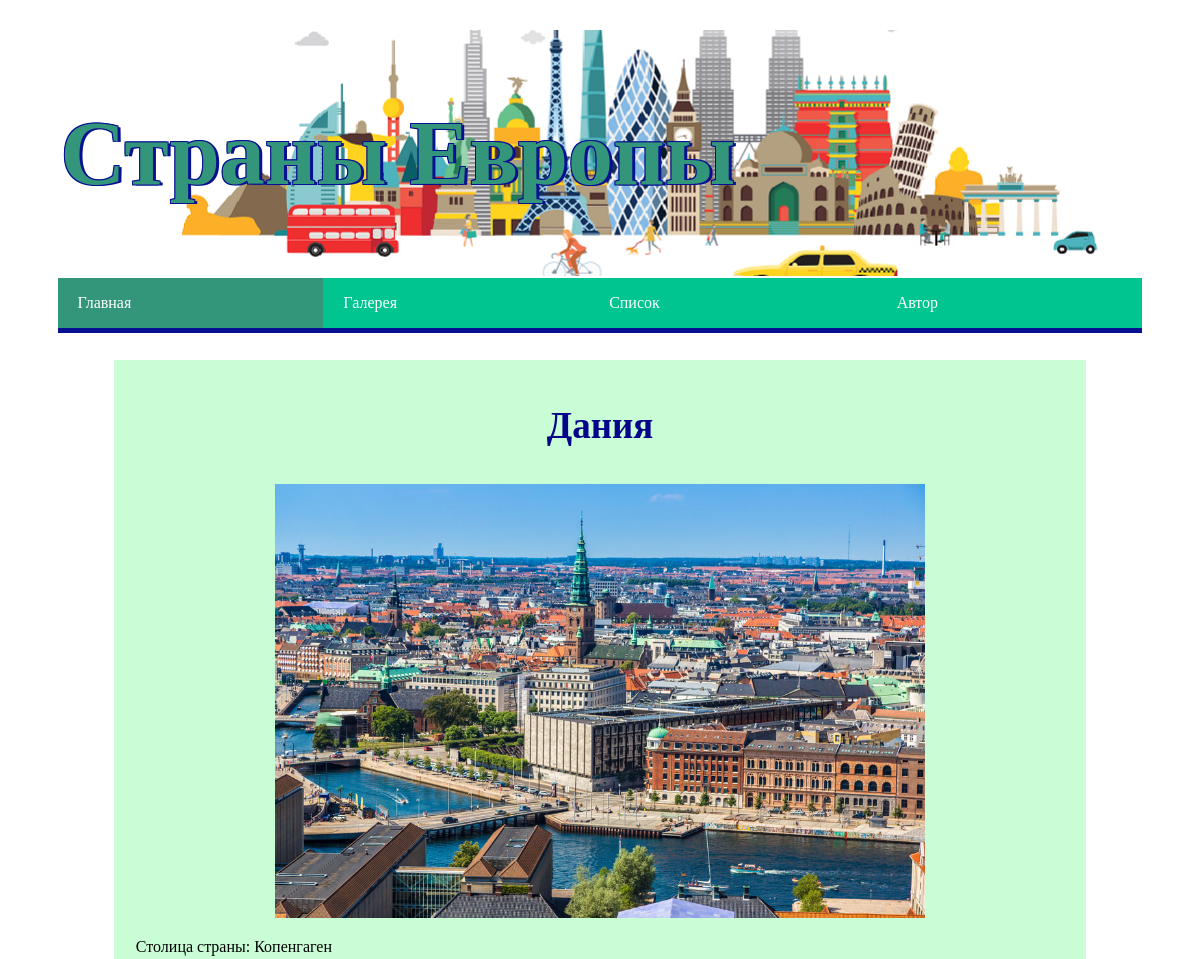
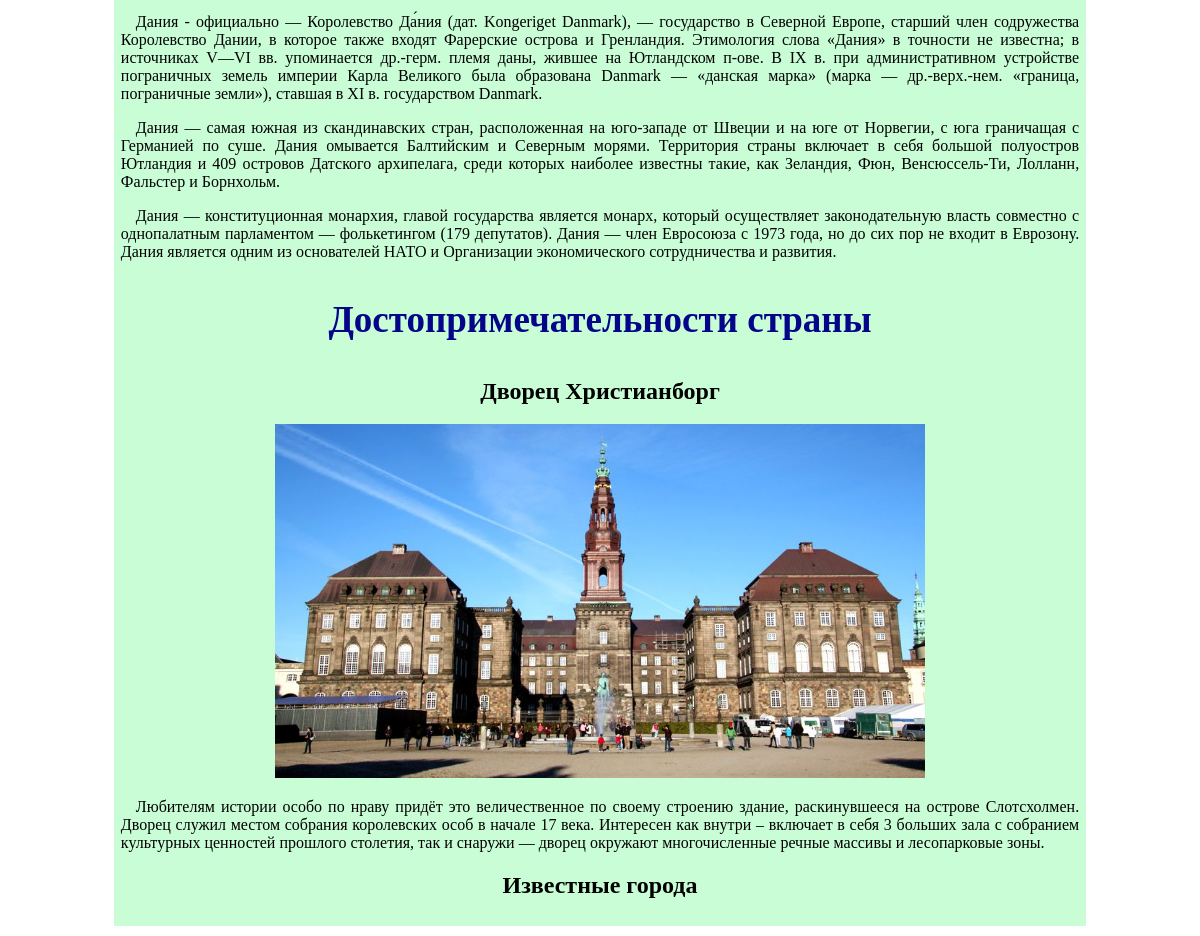
Screenshot of /index-DNK.php with the database file from the repository (2 pictures, top to bottom).
### tables this page shows
CREATE TABLE `country` (
  `Code` CHAR(3) NOT NULL DEFAULT '',
  `Name` CHAR(52) NOT NULL DEFAULT '',
  `Capital` CHAR(52) NOT NULL DEFAULT '',
  PRIMARY KEY (`Code`)
);

CREATE TABLE `countryinfo` (
  `CountryCode` CHAR(3) NOT NULL DEFAULT '',
  `Text` TEXT(2000) NOT NULL DEFAULT '',
  `OrderText` INT(3) DEFAULT NULL,
  KEY `CountryCode` (`CountryCode`),
  CONSTRAINT `countryinfo_ibfk_1` FOREIGN KEY (`CountryCode`) REFERENCES `country` (`Code`)
);

CREATE TABLE `countryattraction` (
  `CountryCode` CHAR(3) NOT NULL DEFAULT '',
  `Text` TEXT(2000) NOT NULL DEFAULT '',
  `OrderText` INT(3) DEFAULT NULL,
  KEY `CountryCode` (`CountryCode`),
  CONSTRAINT `countryattraction_ibfk_1` FOREIGN KEY (`CountryCode`) REFERENCES `country` (`Code`)
);

### index-DNK.php (the view, shortened to what this page needs)
<!DOCTYPE html>
 <html lang="ru">
    <head>
		<link rel="stylesheet" href="style.css">
	</head>
 <body align="center">
	<div class="container">
	 <table align="center">
	 <tr>
		 <table align="center" class="main-table1">
			<tr>
			<th class="th-header">
			 <h1 class="header-text">Страны Европы
			 </h1>
			</th>
			</tr>
		 </table>
		 <div id="site_navigation" class="site-navigation">
			 <div id="main_menu" class="main-menu">
			 <ul class="menu">
				<li class="first leaf"><a href="index.php" title="Журнал" class="item active">Главная</a></li>
				<li class="leaf"><a href="index2.php" title="Журнал" class="item">Галерея</a></li>
				<li class="leaf"><a href="index3.php" title="Журнал" class="item">Список</a></li>
				<li class="last leaf"><a href="index4.php" title="Журнал" class="item">Автор</a></li>
			 </ul>
			 </div>
		 </div>
		<table align="center" class="main-table-country">
		<tr>
			<td class="main-page-text" rowspan="4">
				<h3>Дания</h3>
				<img class="img-country" src="denmark-1.jpg"></img>
				<p>
					<?php
					  $mysqli = new mysqli("localhost", "nkarabanova", "Naty2307", "newSql");
					  mysqli_set_charset($mysqli, 'utf8');
					  $query = "select * from country where Code =  'DNK'";
					  $result = $mysqli->query($query);
					  while($row = $result->fetch_array(MYSQLI_ASSOC)) {
					    echo "<p>Столица страны: ".$row["Capital"]."</p>";
					  }
					?>
				</p>
					<?php
					  $mysqli = new mysqli("localhost", "nkarabanova", "Naty2307", "newSql");
					  mysqli_set_charset($mysqli, 'utf8');
					  $query = "select * from countryinfo where  CountryCode =  'DNK' order by OrderText";
					  $result = $mysqli->query($query);
					  while($row = $result->fetch_array(MYSQLI_ASSOC)) {
					    echo "<p>".$row["Text"]."</p>";
					  }
					?>
					<h3>Достопримечательности страны</h3>
					<h2>Дворец Христианборг</h2>
					<img class="img-country" src="denmark-2.jpg"></img>
					<?php
					  $mysqli = new mysqli("localhost", "nkarabanova", "Naty2307", "newSql");
					  mysqli_set_charset($mysqli, 'utf8');
					  $query = "select * from countryattraction where  CountryCode = 'DNK' order by OrderText";
					  $result = $mysqli->query($query);
					  while($row = $result->fetch_array(MYSQLI_ASSOC)) {
					    echo "<p>".$row["Text"]."</p>";
					  }
					?>
				<h2>Известные города</h2>
			</td>
		</tr>
		</table>
	 </table>
	 </div>
 </body>
 </html>

### style.css (style rules this page uses)
body { background-color: #fff; }
body a { color: #02aace; text-decoration: none; }
a { outline: 0; }
h3 { font-size: 37px; color: #05058a; }
p { text-indent: 15px; text-align: justify; }
ul.menu { border: none; list-style: none; text-align: left; width: 100%; }
ul.menu li { margin: 0; padding: 0; }
ul li.leaf { list-style-image: url(/misc/menu-leaf.png); list-style-type: square; }
ul.menu li { margin: 0 0 0 0.5em; }
li.expanded, li.collapsed, li.leaf { padding: 0.2em 0.5em 0 0; margin: 0; }
a.active, a.active:hover { background-color: #33967b; color: #fff; }
.leaf { width: 24.5%; }
.img-country { width: 80% }
@media (min-width: 800px) and (max-width: 2400px) { .th-header { background: url(eur_header.png) repeat-y 25% 80%; } }
@media (min-width: 800px) and (max-width: 2400px) { .main-page-text { width: 700px; } }
@media (min-width: 800px) and (max-width: 2400px) { .img-country { width: 650px; } }
.last { float: right!important; }
.container { background: #fff; padding: 20px 20px 0; margin: 10px auto; margin: 0 auto; width: 95%; box-sizing: border-box; -moz-box-sizing: border-box; -webkit-box-sizing: border-box; }
.main-table1 { width: 100%; height:250px; }
.main-page-text { padding: 7px; background-color: #b4fdc7b8; }
.main-table-country { width: 90%; }
.header-text { font-size: 90px; color: #33967b; text-align: justify; text-shadow: #061090 3px 1px 0, #061090 -1px -1px 0, #061090 -1px 1px 0, #061090 1px -1px 0; }
.site-navigation { background: #00c590; margin: 0 0 25px; min-height: 50px; border-bottom: 5px solid #061090; }
#main_menu > ul { float: left; }
#main_menu > ul, #main-menu > ul * { margin: 0; padding: 0; list-style: none; }
#site_navigation #main_menu > ul li { display: block; float: left; height: 45px; line-height: 50px; }
#main_menu > ul li { position: relative; white-space: nowrap; -webkit-transition: background .2s; transition: background .2s; }
#main_menu > ul, #main_menu > ul * { margin: 0; padding: 0; list-style: none; }
#site_navigation #main_menu > ul a { padding: 0 20px; color: #fff; font-weight: 400; text-decoration: none; text-align: left; cursor: pointer; }
#main_menu > ul a { zoom: 1; }
#main_menu > ul a { display: block; position: relative; }

### rows the page displays
country: Capital "Копенгаген"
countryinfo: Text "Дания - официально — Королевство Да́ния (дат. Kongeriget Danmark), — государство в Северной Европе, старший член содружества Королевство Дании, в которое также входят Фарерские острова и Гренландия. Этимология слова «Дания» в точности не известна; в источниках V—VI вв. упоминается др.-герм. племя даны, жившее на Ютландском п-ове. В IX в. при административном устройстве пограничных земель империи Карла Великого была образована Danmark — «данская марка» (марка — др.-верх.-нем. «граница, пограничные земли»), ставшая в XI в. государством Danmark."
countryinfo: Text "Дания — самая южная из скандинавских стран, расположенная на юго-западе от Швеции и на юге от Норвегии, с юга граничащая с Германией по суше. Дания омывается Балтийским и Северным морями. Территория страны включает в себя большой полуостров Ютландия и 409 островов Датского архипелага, среди которых наиболее известны такие, как Зеландия, Фюн, Венсюссель-Ти, Лолланн, Фальстер и Борнхольм."
countryinfo: Text "Дания — конституционная монархия, главой государства является монарх, который осуществляет законодательную власть совместно с однопалатным парламентом — фолькетингом (179 депутатов). Дания — член Евросоюза с 1973 года, но до сих пор не входит в Еврозону. Дания является одним из основателей НАТО и Организации экономического сотрудничества и развития."
countryattraction: Text "Любителям истории особо по нраву придёт это величественное по своему строению здание, раскинувшееся на острове Слотсхолмен. Дворец служил местом собрания королевских особ в начале 17 века. Интересен как внутри – включает в себя 3 больших зала с собранием культурных ценностей прошлого столетия, так и снаружи — дворец окружают многочисленные речные массивы и лесопарковые зоны."
